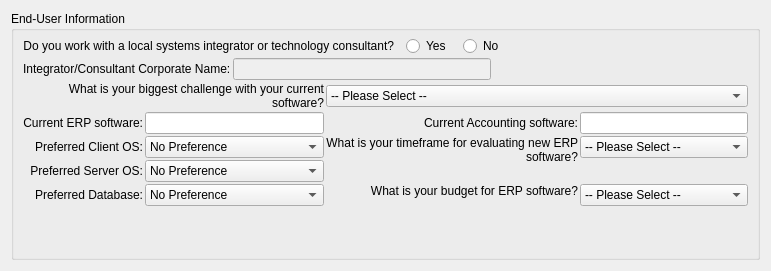
     <widget class="QWidget" name="_endUserPage" >
      <layout class="QVBoxLayout" >
       <item>
        <widget class="QGroupBox" name="_endUserGroup" >
         <property name="title" >
          <string>End-User Information</string>
         </property>
         <layout class="QVBoxLayout" >
          <property name="spacing" >
           <number>2</number>
          </property>
          <property name="topMargin" >
           <number>5</number>
          </property>
          <property name="bottomMargin" >
           <number>5</number>
          </property>
          <item>
           <layout class="QHBoxLayout" >
            <item>
             <widget class="QLabel" name="_gotvarLit" >
              <property name="text" >
               <string>Do you work with a local systems integrator or technology consultant?</string>
              </property>
              <property name="alignment" >
               <set>Qt::AlignRight|Qt::AlignTrailing|Qt::AlignVCenter</set>
              </property>
             </widget>
            </item>
            <item>
             <spacer>
              <property name="orientation" >
               <enum>Qt::Horizontal</enum>
              </property>
              <property name="sizeType" >
               <enum>QSizePolicy::Fixed</enum>
              </property>
              <property name="sizeHint" >
               <size>
                <width>10</width>
                <height>20</height>
               </size>
              </property>
             </spacer>
            </item>
            <item>
             <widget class="QRadioButton" name="_gotvaryes" >
              <property name="text" >
               <string>Yes</string>
              </property>
             </widget>
            </item>
            <item>
             <spacer>
              <property name="orientation" >
               <enum>Qt::Horizontal</enum>
              </property>
              <property name="sizeType" >
               <enum>QSizePolicy::Fixed</enum>
              </property>
              <property name="sizeHint" >
               <size>
                <width>10</width>
                <height>20</height>
               </size>
              </property>
             </spacer>
            </item>
            <item>
             <widget class="QRadioButton" name="_gotvarno" >
              <property name="text" >
               <string>No</string>
              </property>
             </widget>
            </item>
            <item>
             <spacer>
              <property name="orientation" >
               <enum>Qt::Horizontal</enum>
              </property>
              <property name="sizeHint" >
               <size>
                <width>0</width>
                <height>20</height>
               </size>
              </property>
             </spacer>
            </item>
           </layout>
          </item>
          <item>
           <layout class="QHBoxLayout" >
            <item>
             <widget class="QLabel" name="_varNameLit" >
              <property name="text" >
               <string>Integrator/Consultant Corporate Name:</string>
              </property>
              <property name="buddy" >
               <cstring>_varName</cstring>
              </property>
             </widget>
            </item>
            <item>
             <widget class="QLineEdit" name="_varName" >
              <property name="enabled" >
               <bool>false</bool>
              </property>
             </widget>
            </item>
            <item>
             <spacer>
              <property name="orientation" >
               <enum>Qt::Horizontal</enum>
              </property>
              <property name="sizeHint" >
               <size>
                <width>40</width>
                <height>20</height>
               </size>
              </property>
             </spacer>
            </item>
           </layout>
          </item>
          <item>
           <layout class="QGridLayout" >
            <item row="1" column="0" >
             <widget class="QLabel" name="_erpLit" >
              <property name="text" >
               <string>Current ERP software:</string>
              </property>
              <property name="alignment" >
               <set>Qt::AlignRight|Qt::AlignTrailing|Qt::AlignVCenter</set>
              </property>
              <property name="buddy" >
               <cstring>_erp</cstring>
              </property>
             </widget>
            </item>
            <item row="1" column="1" >
             <widget class="QLineEdit" name="_erp" />
            </item>
            <item row="2" column="0" >
             <widget class="QLabel" name="clientLit" >
              <property name="text" >
               <string>Preferred Client OS:</string>
              </property>
              <property name="alignment" >
               <set>Qt::AlignRight|Qt::AlignTrailing|Qt::AlignVCenter</set>
              </property>
              <property name="buddy" >
               <cstring>_client</cstring>
              </property>
             </widget>
            </item>
            <item row="2" column="1" >
             <widget class="QComboBox" name="_client" >
              <item>
               <property name="text" >
                <string>No Preference</string>
               </property>
              </item>
              <item>
               <property name="text" >
                <string>Linux</string>
               </property>
              </item>
              <item>
               <property name="text" >
                <string>Unix</string>
               </property>
              </item>
              <item>
               <property name="text" >
                <string>Apple Mac OSX</string>
               </property>
              </item>
              <item>
               <property name="text" >
                <string>DOS</string>
               </property>
              </item>
              <item>
               <property name="text" >
                <string>Windows 3.1</string>
               </property>
              </item>
              <item>
               <property name="text" >
                <string>Windows 95/98/ME</string>
               </property>
              </item>
              <item>
               <property name="text" >
                <string>Windows NT/2000/XP/Vista</string>
               </property>
              </item>
              <item>
               <property name="text" >
                <string>Other</string>
               </property>
              </item>
             </widget>
            </item>
            <item row="3" column="0" >
             <widget class="QLabel" name="_serverLit" >
              <property name="text" >
               <string>Preferred Server OS:</string>
              </property>
              <property name="alignment" >
               <set>Qt::AlignRight|Qt::AlignTrailing|Qt::AlignVCenter</set>
              </property>
              <property name="buddy" >
               <cstring>_server</cstring>
              </property>
             </widget>
            </item>
            <item row="3" column="1" >
             <widget class="QComboBox" name="_server" >
              <item>
               <property name="text" >
                <string>No Preference</string>
               </property>
              </item>
              <item>
               <property name="text" >
                <string>Linux</string>
               </property>
              </item>
              <item>
               <property name="text" >
                <string>Unix</string>
               </property>
              </item>
              <item>
               <property name="text" >
                <string>Apple Mac OSX</string>
               </property>
              </item>
              <item>
               <property name="text" >
                <string>Windows NT/2000/XP/Vista</string>
               </property>
              </item>
              <item>
               <property name="text" >
                <string>Other</string>
               </property>
              </item>
             </widget>
            </item>
            <item row="4" column="0" >
             <widget class="QLabel" name="_dbLit" >
              <property name="text" >
               <string>Preferred Database:</string>
              </property>
              <property name="alignment" >
               <set>Qt::AlignRight|Qt::AlignTrailing|Qt::AlignVCenter</set>
              </property>
              <property name="buddy" >
               <cstring>_db</cstring>
              </property>
             </widget>
            </item>
            <item row="4" column="1" >
             <widget class="QComboBox" name="_db" >
              <item>
               <property name="text" >
                <string>No Preference</string>
               </property>
              </item>
              <item>
               <property name="text" >
                <string>PostgreSQL</string>
               </property>
              </item>
              <item>
               <property name="text" >
                <string>Oracle</string>
               </property>
              </item>
              <item>
               <property name="text" >
                <string>Microsoft SQL Server</string>
               </property>
              </item>
              <item>
               <property name="text" >
                <string>IBM DB2</string>
               </property>
              </item>
              <item>
               <property name="text" >
                <string>Other</string>
               </property>
              </item>
             </widget>
            </item>
            <item row="1" column="2" >
             <widget class="QLabel" name="_accountingLit" >
              <property name="text" >
               <string>Current Accounting software:</string>
              </property>
              <property name="alignment" >
               <set>Qt::AlignRight|Qt::AlignTrailing|Qt::AlignVCenter</set>
              </property>
              <property name="buddy" >
               <cstring>_accounting</cstring>
              </property>
             </widget>
            </item>
            <item row="1" column="3" >
             <widget class="QLineEdit" name="_accounting" />
            </item>
            <item rowspan="2" row="2" column="2" >
             <widget class="QLabel" name="_timeframeLit" >
              <property name="text" >
               <string>What is your timeframe for evaluating new ERP software?</string>
              </property>
              <property name="alignment" >
               <set>Qt::AlignRight|Qt::AlignTop|Qt::AlignTrailing</set>
              </property>
              <property name="wordWrap" >
               <bool>true</bool>
              </property>
              <property name="buddy" >
               <cstring>_timeframe</cstring>
              </property>
             </widget>
            </item>
            <item row="2" column="3" >
             <widget class="QComboBox" name="_timeframe" >
              <item>
               <property name="text" >
                <string>-- Please Select --</string>
               </property>
              </item>
              <item>
               <property name="text" >
                <string>Currently evaluating</string>
               </property>
              </item>
              <item>
               <property name="text" >
                <string>Within 3 months</string>
               </property>
              </item>
              <item>
               <property name="text" >
                <string>Within 6 months</string>
               </property>
              </item>
              <item>
               <property name="text" >
                <string>Within one year</string>
               </property>
              </item>
              <item>
               <property name="text" >
                <string>Not applicable</string>
               </property>
              </item>
             </widget>
            </item>
            <item rowspan="2" row="4" column="2" >
             <widget class="QLabel" name="_budgetLit" >
              <property name="text" >
               <string>What is your budget for ERP software?</string>
              </property>
              <property name="alignment" >
               <set>Qt::AlignRight|Qt::AlignTop|Qt::AlignTrailing</set>
              </property>
              <property name="wordWrap" >
               <bool>true</bool>
              </property>
              <property name="buddy" >
               <cstring>_budget</cstring>
              </property>
             </widget>
            </item>
            <item row="4" column="3" >
             <widget class="QComboBox" name="_budget" >
              <item>
               <property name="text" >
                <string>-- Please Select --</string>
               </property>
              </item>
              <item>
               <property name="text" >
                <string>No budget developed yet</string>
               </property>
              </item>
              <item>
               <property name="text" >
                <string>Less than $10,000</string>
               </property>
              </item>
              <item>
               <property name="text" >
                <string>$10,000 to $25,000</string>
               </property>
              </item>
              <item>
               <property name="text" >
                <string>$25,000 to $50,000</string>
               </property>
              </item>
              <item>
               <property name="text" >
                <string>$50,000 to $100,000</string>
               </property>
              </item>
              <item>
               <property name="text" >
                <string>Greater than $100,000</string>
               </property>
              </item>
             </widget>
            </item>
            <item row="0" column="0" colspan="2" >
             <widget class="QLabel" name="_bigchallengeLit" >
              <property name="text" >
               <string>What is your biggest challenge with your current software?</string>
              </property>
              <property name="alignment" >
               <set>Qt::AlignRight|Qt::AlignTrailing|Qt::AlignVCenter</set>
              </property>
              <property name="wordWrap" >
               <bool>true</bool>
              </property>
              <property name="buddy" >
               <cstring>_bigchallenge</cstring>
              </property>
             </widget>
            </item>
            <item row="0" column="2" colspan="2" >
             <widget class="QComboBox" name="_bigchallenge" >
              <item>
               <property name="text" >
                <string>-- Please Select --</string>
               </property>
              </item>
              <item>
               <property name="text" >
                <string>Lack of integration across all systems</string>
               </property>
              </item>
              <item>
               <property name="text" >
                <string>Lack of real time information</string>
               </property>
              </item>
              <item>
               <property name="text" >
                <string>Need more powerful shop floor planning</string>
               </property>
              </item>
              <item>
               <property name="text" >
                <string>Poor user interface/complex to use</string>
               </property>
              </item>
              <item>
               <property name="text" >
                <string>Older/outdated software</string>
               </property>
              </item>
              <item>
               <property name="text" >
                <string>Other</string>
               </property>
              </item>
             </widget>
            </item>
           </layout>
          </item>
          <item>
           <spacer>
            <property name="orientation" >
             <enum>Qt::Vertical</enum>
            </property>
            <property name="sizeHint" >
             <size>
              <width>20</width>
              <height>40</height>
             </size>
            </property>
           </spacer>
          </item>
         </layout>
        </widget>
       </item>
      </layout>
     </widget>
